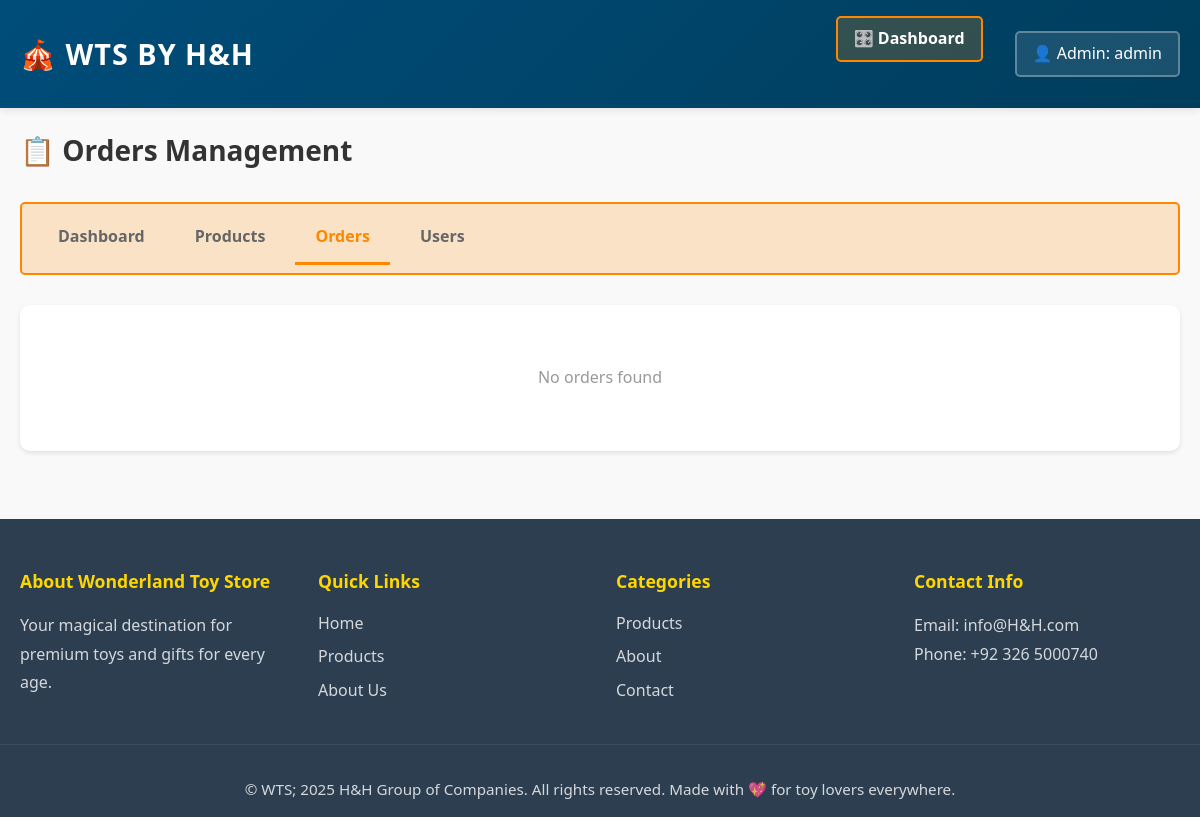
Before: /admin/orders (signed in) with the older database file.
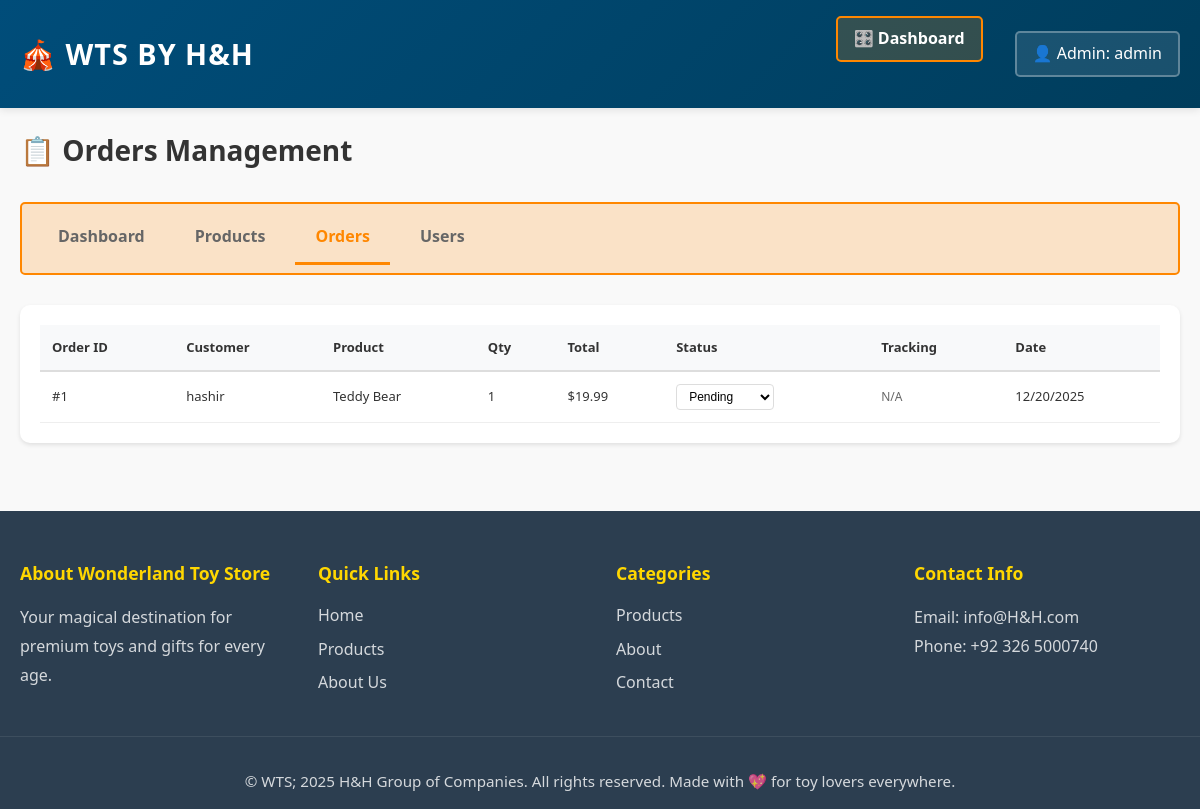
After: the same page with the newer database file.
### app/models.py (models this page shows, shortened)
class User(UserMixin, db.Model):
    __tablename__ = 'users'
    id = db.Column(db.Integer, primary_key=True)
    username = db.Column(db.String(80), unique=True, nullable=False)
    email = db.Column(db.String(120), unique=True, nullable=False)
    password_hash = db.Column(db.String(200), nullable=False)
    reset_token = db.Column(db.String(100), unique=True, nullable=True)
    reset_token_expires = db.Column(db.DateTime, nullable=True)
    is_admin = db.Column(db.Boolean, default=False)
    created_at = db.Column(db.DateTime, default=datetime.utcnow)
    cart = db.relationship('Cart', backref='user', lazy=True, uselist=False)
    orders = db.relationship('Order', backref='user', lazy=True)
    wishlist_items = db.relationship('Wishlist', backref='user', lazy=True, cascade='all, delete-orphan')

class Order(db.Model):
    __tablename__ = 'orders'
    STATUS_PENDING = 'pending'
    STATUS_PROCESSING = 'processing'
    STATUS_SHIPPED = 'shipped'
    STATUS_DELIVERED = 'delivered'
    STATUS_CANCELLED = 'cancelled'
    id = db.Column(db.Integer, primary_key=True)
    user_id = db.Column(db.Integer, db.ForeignKey('users.id'), nullable=False)
    product_id = db.Column(db.Integer, db.ForeignKey('products.id'), nullable=False)
    quantity = db.Column(db.Integer, default=1, nullable=False)
    total_price = db.Column(db.Float, nullable=False)
    status = db.Column(db.String(20), default=STATUS_PENDING)
    shipping_address = db.Column(db.Text)
    tracking_number = db.Column(db.String(100), nullable=True)
    created_at = db.Column(db.DateTime, default=datetime.utcnow)
    updated_at = db.Column(db.DateTime, default=datetime.utcnow, onupdate=datetime.utcnow)

class Product(db.Model):
    __tablename__ = 'products'
    id = db.Column(db.Integer, primary_key=True)
    name = db.Column(db.String(120), nullable=False)
    price = db.Column(db.Float, nullable=False)
    description = db.Column(db.Text)
    stock = db.Column(db.Integer, default=0)
    category_id = db.Column(db.Integer, db.ForeignKey('categories.id'), nullable=True)
    image_filename = db.Column(db.String(255), nullable=True)
    created_at = db.Column(db.DateTime, default=datetime.utcnow)
    updated_at = db.Column(db.DateTime, default=datetime.utcnow, onupdate=datetime.utcnow)
    orders = db.relationship('Order', backref='product', lazy=True)
    cart_items = db.relationship('CartItem', backref='product', lazy=True)
    wishlist_items = db.relationship('Wishlist', backref='product', lazy=True, cascade='all, delete-orphan')

### app/routes.py (the view)
@main_bp.route('/admin/orders')
@admin_required
def admin_orders():
    orders = Order.query.order_by(Order.created_at.desc()).all()
    return render_template('admin/orders.html', title='Manage Orders', orders=orders)

### app/routes.py (called while the page is built)
def admin_required(f):
    @wraps(f)
    def decorated_function(*args, **kwargs):
        if not current_user.is_authenticated or not current_user.is_admin:
            flash('You do not have permission to access this page.', 'error')
            return redirect(url_for('main.index'))
        return f(*args, **kwargs)
    return decorated_function

### app/templates/admin/orders.html (shortened to what this page needs)
{% extends "base.html" %}
{% block content %}
<div class="admin-orders">
    <div class="admin-header">
        <h1>📋 Orders Management</h1>
    </div>
    <div class="admin-nav">
        <a href="{{ url_for('main.admin_dashboard') }}" class="nav-btn">Dashboard</a>
        <a href="{{ url_for('main.admin_products') }}" class="nav-btn">Products</a>
        <a href="{{ url_for('main.admin_orders') }}" class="nav-btn active">Orders</a>
        <a href="{{ url_for('main.admin_users') }}" class="nav-btn">Users</a>
    </div>
    <div class="admin-section">
        {% if orders %}
            <div class="table-responsive">
                <table class="admin-table">
                    <thead>
                        <tr>
                            <th>Order ID</th>
                            <th>Customer</th>
                            <th>Product</th>
                            <th>Qty</th>
                            <th>Total</th>
                            <th>Status</th>
                            <th>Tracking</th>
                            <th>Date</th>
                        </tr>
                    </thead>
                    <tbody>
                        {% for order in orders %}
                            <tr>
                                <td>#{{ order.id }}</td>
                                <td>{{ order.user.username }}</td>
                                <td>{{ order.product.name }}</td>
                                <td>{{ order.quantity }}</td>
                                <td>${{ "%.2f"|format(order.total_price) }}</td>
                                <td>
                                    <div class="status-dropdown">
                                        <select onchange="
                                            const newStatus = this.value;
                                            const url = '{{ url_for('main.admin_update_order_status', order_id=order.id, new_status='PLACEHOLDER') }}'.replace('PLACEHOLDER', newStatus);
                                            window.location.href = url;
                                        " class="status-select">
                                            <option value="pending" {% if order.status == 'pending' %}selected{% endif %}>Pending</option>
                                        </select>
                                    </div>
                                </td>
                                <td>
                                    <span class="tracking-number">{{ order.tracking_number or 'N/A' }}</span>
                                </td>
                                <td>{{ order.created_at.strftime('%m/%d/%Y') }}</td>
                            </tr>
                        {% endfor %}
                    </tbody>
                </table>
            </div>
        {% else %}
            <div class="empty-state">
                <p>No orders found</p>
            </div>
        {% endif %}
    </div>
</div>
{% endblock %}

### app/templates/base.html (shortened to what this page needs)
<!DOCTYPE html>
<html lang="en">
<head>
    <link rel="stylesheet" href="{{ url_for('static', filename='css/style.css') }}">
</head>
<body>
    <nav class="navbar">
        <div class="nav-container">
            <a href="{{ url_for('main.index') }}" class="logo">🎪 WTS by H&H</a>
            <ul class="nav-menu">
                {% if current_user.is_authenticated and current_user.is_admin %}
                    <li><a href="{{ url_for('main.admin_dashboard') }}" class="admin-nav">🎛️ Dashboard</a></li>
                    <li class="user-menu" id="userMenuToggle">
                        <span class="user-trigger">👤 Admin: {{ current_user.username }}</span>
                    </li>
                {% endif %}
            </ul>
        </div>
    </nav>
    <main>
        {% block content %}{% endblock %}
    </main>
    <footer>
        <div class="footer-content">
            <div class="footer-section">
                <h4>About Wonderland Toy Store</h4>
                <p>Your magical destination for premium toys and gifts for every age.</p>
            </div>
            <div class="footer-section">
                <h4>Quick Links</h4>
                <ul>
                    <li><a href="{{ url_for('main.index') }}">Home</a></li>
                    <li><a href="{{ url_for('main.products') }}">Products</a></li>
                    <li><a href="{{ url_for('main.about') }}">About Us</a></li>
                </ul>
            </div>
            <div class="footer-section">
                <h4>Categories</h4>
                <ul>
                    <li><a href="{{ url_for('main.products') }}">Products</a></li>
                    <li><a href="{{ url_for('main.about') }}">About</a></li>
                    <li><a href="{{ url_for('main.contact') }}">Contact</a></li>
                </ul>
            </div>
            <div class="footer-section">
                <h4>Contact Info</h4>
                <p>Email: info@H&H.com</p>
                <p>Phone: +92 326 5000740</p>
            </div>
        </div>
        <div class="footer-bottom">
            <p>&copy; WTS; 2025 H&H Group of Companies. All rights reserved. Made with 💖 for toy lovers everywhere.</p>
        </div>
    </footer>
</body>
</html>

### app/static/css/style.css (style rules this page uses)
:root { --primary-color: #FF8700; --secondary-color: #CC6B00; --accent-color: #ffd700; --dark-color: #2c3e50; --light-color: #ecf0f1; --text-color: #333; --success-color: #27ae60; --border-radius: 12px; --transition: all 0.3s cubic-bezier(0.4, 0, 0.2, 1); }
* { margin: 0; padding: 0; box-sizing: border-box; }
html { scroll-behavior: smooth; }
body { font-family: 'Segoe UI', Tahoma, Geneva, Verdana, sans-serif; line-height: 1.6; color: var(--text-color); background-color: #f9f9f9; }
.navbar { background: linear-gradient(135deg, var(--primary-color) 0%, var(--secondary-color) 100%); color: white; padding: 1rem 0; position: sticky; top: 0; z-index: 1000; box-shadow: 0 4px 15px rgba(0, 0, 0, 0.1); }
.nav-container { max-width: 1200px; margin: 0 auto; padding: 0 20px; display: flex; justify-content: space-between; align-items: center; }
.logo { font-size: 1.8rem; font-weight: bold; letter-spacing: 1px; text-transform: uppercase; animation: pulse 2s ease-in-out infinite; }
.nav-menu { list-style: none; display: flex; gap: 2rem; }
.nav-menu a { color: white; text-decoration: none; font-weight: 500; transition: var(--transition); position: relative; }
.nav-menu a::after { content: ''; position: absolute; bottom: -5px; left: 0; width: 0; height: 3px; background-color: var(--accent-color); transition: width 0.3s ease; }
footer { background-color: var(--dark-color); color: white; padding: 3rem 0 1rem; margin-top: 3rem; }
.footer-content { max-width: 1200px; margin: 0 auto; padding: 0 20px; display: grid; grid-template-columns: repeat(auto-fit, minmax(250px, 1fr)); gap: 2rem; margin-bottom: 2rem; }
.footer-section h4 { font-size: 1.1rem; margin-bottom: 1rem; color: var(--accent-color); }
.footer-section p { opacity: 0.8; line-height: 1.8; }
.footer-section ul { list-style: none; }
.footer-section ul li { margin-bottom: 0.5rem; }
.footer-section a { color: white; text-decoration: none; opacity: 0.8; transition: opacity 0.3s; }
.footer-bottom { text-align: center; padding-top: 2rem; border-top: 1px solid rgba(255, 255, 255, 0.1); opacity: 0.8; font-size: 0.95rem; max-width: 1200px; margin: 0 auto; padding-left: 20px; padding-right: 20px; }
.logo { text-decoration: none; color: white; }
main { max-width: 100%; margin: 0; padding: 0; }

### app/templates/admin/orders.html (style rules this page uses)
.admin-orders { max-width: 1400px; margin: 0 auto; padding: 20px; }
.admin-header { margin-bottom: 30px; }
.admin-header h1 { margin: 0; color: #333; font-size: 28px; }
.admin-nav { display: flex; gap: 10px; margin-bottom: 30px; border-bottom: 2px solid #eee; }
.nav-btn { padding: 12px 20px; background: none; border: none; color: #666; font-weight: 600; cursor: pointer; transition: all 0.3s; border-bottom: 3px solid transparent; text-decoration: none; display: inline-block; }
.nav-btn.active { color: #FF8700; border-bottom-color: #FF8700; }
.admin-section { background: white; border-radius: 10px; padding: 20px; box-shadow: 0 2px 4px rgba(0, 0, 0, 0.1); }
.table-responsive { overflow-x: auto; }
.admin-table { width: 100%; border-collapse: collapse; }
.admin-table thead { background: #f8f9fa; border-bottom: 2px solid #ddd; }
.admin-table th { padding: 12px; text-align: left; font-weight: 600; color: #333; font-size: 13px; }
.admin-table td { padding: 12px; border-bottom: 1px solid #eee; font-size: 13px; }
.status-dropdown { margin: 0; }
.status-select { padding: 4px 8px; border: 1px solid #ddd; border-radius: 4px; font-size: 12px; cursor: pointer; background: white; }
.tracking-number { font-size: 12px; color: #666; }

Changed rows visible on the page:
added Order: id "1", user.username "hashir", product.name "Teddy Bear", quantity "1", total_price "19.99", status+id "Pending", tracking_number "N/A", created_at "12/20/2025"
Other visible differences:
text no longer shown: "No orders found"
text now shown: "Order ID Customer Product Qty Total Status Tracking Date"
